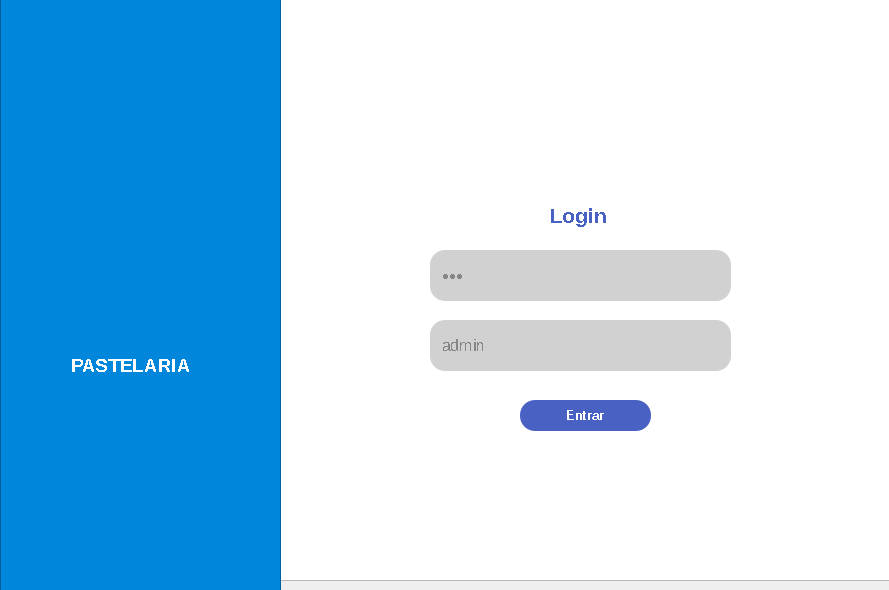
<?xml version="1.0" encoding="UTF-8"?>
<ui version="4.0">
 <class>Dialog</class>
 <widget class="QDialog" name="Dialog">
  <property name="geometry">
   <rect>
    <x>0</x>
    <y>0</y>
    <width>889</width>
    <height>590</height>
   </rect>
  </property>
  <property name="font">
   <font>
    <stylestrategy>NoAntialias</stylestrategy>
   </font>
  </property>
  <property name="windowTitle">
   <string>Dialog</string>
  </property>
  <widget class="QColumnView" name="columnView">
   <property name="geometry">
    <rect>
     <x>90</x>
     <y>-50</y>
     <width>881</width>
     <height>631</height>
    </rect>
   </property>
   <property name="font">
    <font>
     <weight>75</weight>
     <bold>true</bold>
    </font>
   </property>
   <property name="styleSheet">
    <string notr="true"/>
   </property>
  </widget>
  <widget class="QLineEdit" name="lineEdit_4">
   <property name="geometry">
    <rect>
     <x>0</x>
     <y>-10</y>
     <width>281</width>
     <height>631</height>
    </rect>
   </property>
   <property name="styleSheet">
    <string notr="true">background-color: rgb(0, 135, 219);
image: url(:/pastelpng/pastel.png);
background-image: url(:/pastelpng/pastel.png);
</string>
   </property>
  </widget>
  <widget class="QLabel" name="label">
   <property name="geometry">
    <rect>
     <x>550</x>
     <y>200</y>
     <width>71</width>
     <height>31</height>
    </rect>
   </property>
   <property name="font">
    <font>
     <family>MS Shell Dlg 2</family>
     <pointsize>16</pointsize>
     <weight>75</weight>
     <italic>false</italic>
     <bold>true</bold>
    </font>
   </property>
   <property name="styleSheet">
    <string notr="true">color: rgb(0, 85, 255);

color: rgb(72, 97, 195);
</string>
   </property>
   <property name="text">
    <string>Login</string>
   </property>
  </widget>
  <widget class="QLabel" name="label_2">
   <property name="geometry">
    <rect>
     <x>71</x>
     <y>330</y>
     <width>141</width>
     <height>71</height>
    </rect>
   </property>
   <property name="font">
    <font>
     <family>MS Shell Dlg 2</family>
     <pointsize>14</pointsize>
     <weight>75</weight>
     <italic>false</italic>
     <bold>true</bold>
    </font>
   </property>
   <property name="styleSheet">
    <string notr="true">color: rgb(255, 255, 255);
</string>
   </property>
   <property name="text">
    <string>PASTELARIA</string>
   </property>
  </widget>
  <widget class="QLabel" name="label_5">
   <property name="enabled">
    <bool>true</bool>
   </property>
   <property name="geometry">
    <rect>
     <x>50</x>
     <y>190</y>
     <width>151</width>
     <height>141</height>
    </rect>
   </property>
   <property name="styleSheet">
    <string notr="true">image: url(:/pastelpng/pastel.png);</string>
   </property>
   <property name="text">
    <string/>
   </property>
   <property name="pixmap">
    <pixmap>img/sopro.png</pixmap>
   </property>
   <property name="scaledContents">
    <bool>true</bool>
   </property>
  </widget>
  <widget class="QLineEdit" name="edtSenha">
   <property name="geometry">
    <rect>
     <x>430</x>
     <y>250</y>
     <width>301</width>
     <height>51</height>
    </rect>
   </property>
   <property name="styleSheet">
    <string notr="true">color: rgb(134, 134, 134);
font: 10pt &quot;MS Shell Dlg 2&quot;;
background-color: rgb(209, 209, 209);


font: 12pt &quot;MS Shell Dlg 2&quot;;
border-radius: 15px;
padding:10px</string>
   </property>
   <property name="text">
    <string>123</string>
   </property>
   <property name="echoMode">
    <enum>QLineEdit::Password</enum>
   </property>
   <property name="placeholderText">
    <string>senha</string>
   </property>
  </widget>
  <widget class="QLineEdit" name="edtNome">
   <property name="geometry">
    <rect>
     <x>430</x>
     <y>320</y>
     <width>301</width>
     <height>51</height>
    </rect>
   </property>
   <property name="font">
    <font>
     <family>MS Shell Dlg 2</family>
     <pointsize>12</pointsize>
     <weight>50</weight>
     <italic>false</italic>
     <bold>false</bold>
    </font>
   </property>
   <property name="styleSheet">
    <string notr="true">color: rgb(134, 134, 134);
font: 10pt &quot;MS Shell Dlg 2&quot;;
background-color: rgb(209, 209, 209);


font: 12pt &quot;MS Shell Dlg 2&quot;;
border-radius: 15px;
padding:10px</string>
   </property>
   <property name="text">
    <string>admin</string>
   </property>
   <property name="placeholderText">
    <string>nome</string>
   </property>
  </widget>
  <widget class="QPushButton" name="btn_entrar">
   <property name="geometry">
    <rect>
     <x>520</x>
     <y>400</y>
     <width>131</width>
     <height>31</height>
    </rect>
   </property>
   <property name="font">
    <font>
     <pointsize>10</pointsize>
     <weight>75</weight>
     <bold>true</bold>
    </font>
   </property>
   <property name="styleSheet">
    <string notr="true">
background-color: rgb(72, 97, 195);
color: rgb(255, 255, 255);
 border: none;
border-radius: 15px
</string>
   </property>
   <property name="text">
    <string>Entrar</string>
   </property>
   <property name="autoDefault">
    <bool>true</bool>
   </property>
  </widget>
 </widget>
 <resources/>
 <connections/>
</ui>
